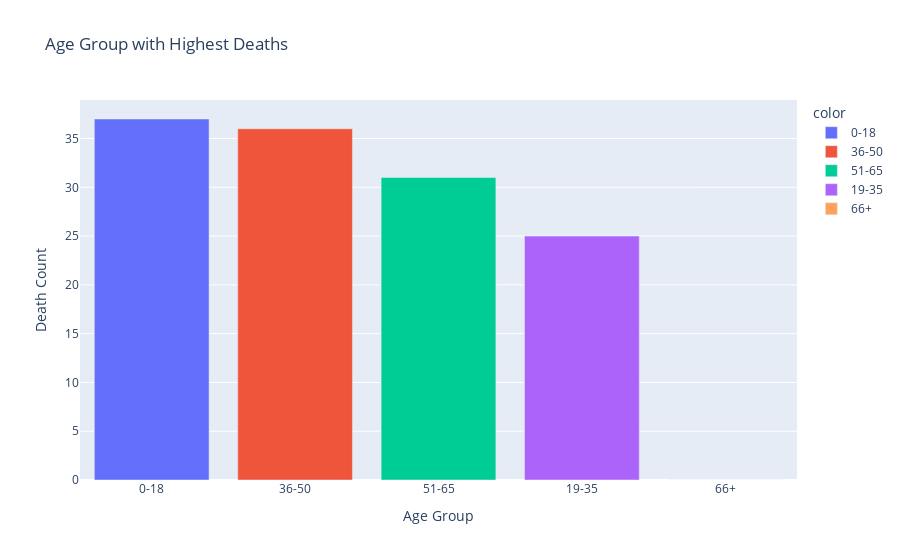

Notebook code cell kept with this figure:
### Code cell
# Determine which age group has the highest deaths
age_death_counts = df_merged[df_merged["Status"] == "Death"]["Age Group"].value_counts()
fig_age_death = px.bar(
    x=age_death_counts.index, y=age_death_counts.values,
    title="Age Group with Highest Deaths",
    labels={"x": "Age Group", "y": "Death Count"},
    color=age_death_counts.index
)
fig_age_death.show()

### Figure 1 — Plotly figure (JSON) as saved in the notebook; plotly's stock layout.template omitted (floating-point values rounded to 4 significant figures)
{"data": [{"alignmentgroup": "True", "hovertemplate": "color=0-18<br>Age Group=%{x}<br>Death Count=%{y}<extra></extra>", "legendgroup": "0-18", "marker": {"color": "#636efa", "pattern": {"shape": ""}}, "name": "0-18", "offsetgroup": "0-18", "orientation": "v", "showlegend": true, "textposition": "auto", "type": "bar", "x": ["0-18"], "xaxis": "x", "y": [37], "yaxis": "y"}, {"alignmentgroup": "True", "hovertemplate": "color=36-50<br>Age Group=%{x}<br>Death Count=%{y}<extra></extra>", "legendgroup": "36-50", "marker": {"color": "#EF553B", "pattern": {"shape": ""}}, "name": "36-50", "offsetgroup": "36-50", "orientation": "v", "showlegend": true, "textposition": "auto", "type": "bar", "x": ["36-50"], "xaxis": "x", "y": [36], "yaxis": "y"}, {"alignmentgroup": "True", "hovertemplate": "color=51-65<br>Age Group=%{x}<br>Death Count=%{y}<extra></extra>", "legendgroup": "51-65", "marker": {"color": "#00cc96", "pattern": {"shape": ""}}, "name": "51-65", "offsetgroup": "51-65", "orientation": "v", "showlegend": true, "textposition": "auto", "type": "bar", "x": ["51-65"], "xaxis": "x", "y": [31], "yaxis": "y"}, {"alignmentgroup": "True", "hovertemplate": "color=19-35<br>Age Group=%{x}<br>Death Count=%{y}<extra></extra>", "legendgroup": "19-35", "marker": {"color": "#ab63fa", "pattern": {"shape": ""}}, "name": "19-35", "offsetgroup": "19-35", "orientation": "v", "showlegend": true, "textposition": "auto", "type": "bar", "x": ["19-35"], "xaxis": "x", "y": [25], "yaxis": "y"}, {"alignmentgroup": "True", "hovertemplate": "color=66+<br>Age Group=%{x}<br>Death Count=%{y}<extra></extra>", "legendgroup": "66+", "marker": {"color": "#FFA15A", "pattern": {"shape": ""}}, "name": "66+", "offsetgroup": "66+", "orientation": "v", "showlegend": true, "textposition": "auto", "type": "bar", "x": ["66+"], "xaxis": "x", "y": [0], "yaxis": "y"}], "layout": {"barmode": "relative", "legend": {"title": {"text": "color"}, "tracegroupgap": 0}, "title": {"text": "Age Group with Highest Deaths"}, "xaxis": {"anchor": "y", "domain": [0, 1], "title": {"text": "Age Group"}}, "yaxis": {"anchor": "x", "domain": [0, 1], "title": {"text": "Death Count"}}}}
